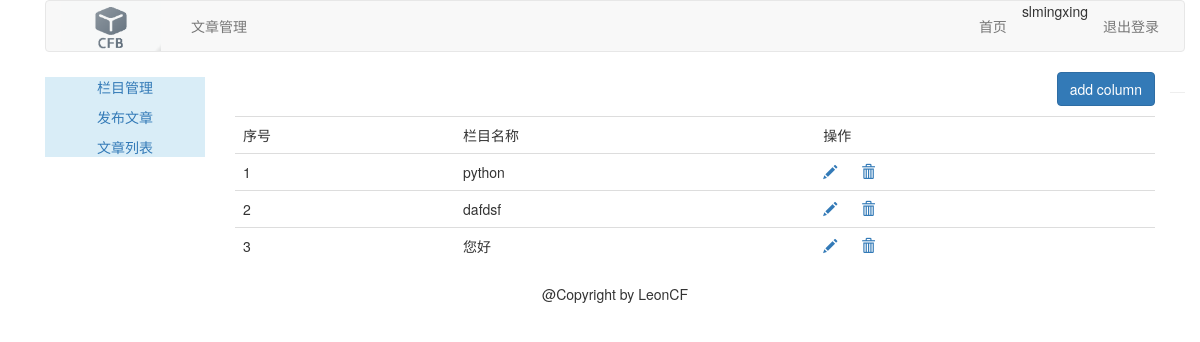
Screenshot of /article/article-column/ (signed in) with the database file from the repository.
### article/models.py (models this page shows, shortened)
class ArticleColumn(models.Model):
    user=models.ForeignKey(User,related_name='article_column')
    column=models.CharField(max_length=200)
    created=models.DateField(auto_now_add=True)

### article/views.py (the view, shortened to what this page needs)
@login_required(login_url='/account/login/')
@csrf_exempt
def article_column(request):
    if request.method=="GET":
        columns=ArticleColumn.objects.filter(user=request.user)
        column_form=ArticleColumnForm()
        return render(request,"article/column/article_column.html",{"columns":columns,'column_form':column_form})

### templates/article/column/article_column.html (shortened to what this page needs)
{% extends "article/base.html" %}
{% load staticfiles %}
{% block content %}
<div>
    <p class="text-right"><button id="add_column" onclick="add_column()" class="btn btn-primary">add column</button></p>
    <table class="table table-hover">
        <tr>
            <td>序号</td>
            <td>栏目名称</td>
            <td>操作</td>
        </tr>
        {% for column in columns %}
        <tr>
            <td>{{ forloop.counter }}</td>
            <td>{{ column.column }}</td>
            <td>
                <a name="edit" href="javascript:" onclick="edit_column(this,{{column.id}})"><span class="glyphicon glyphicon-pencil"></span></a>
                <a name="delete" href="javascript:" onclick="del_column(this,{{ column.id }})"><span class="glyphicon glyphicon-trash" style="margin-left: 20px;"></span></a></td>
        </tr>
        {% empty %}
        <p>暂无栏目</p>
        {% endfor %}
    </table>
</div>
{% endblock %}

### templates/article/header.html
{% load static %}
<div class="container">
    <nav class="navbar navbar-default" role="navigation">
        <div class="navbar-header">
            <a href="{% url 'blog:blog_title' %}" class="navbar-brand" style="padding-top: 0px;">
                <img width=100px src="{% static 'images/logo.png' %}" style="height: 50px;">
            </a>
        </div>
        <div>
            <ul class="nav navbar-nav" role="tablist">
                <li><a href="{% url 'article:article_column' %}">文章管理</a></li>
            </ul>
            <ul class="nav navbar-nav navbar-right" style="margin-right:10px">
                <li><a href="{% url 'blog:blog_title' %}">首页</a></li>
                <li><span>{{user.username}}</span></li>
                <li><a href="{% url 'account:user_logout' %}">退出登录</a></li>
            </ul>
        </div>
    </nav>
</div>

### rows the page displays
ArticleColumn: column "python"
ArticleColumn: column "dafdsf"
ArticleColumn: column "您好"

### other values shown
{{ user.username }} "slmingxing"
